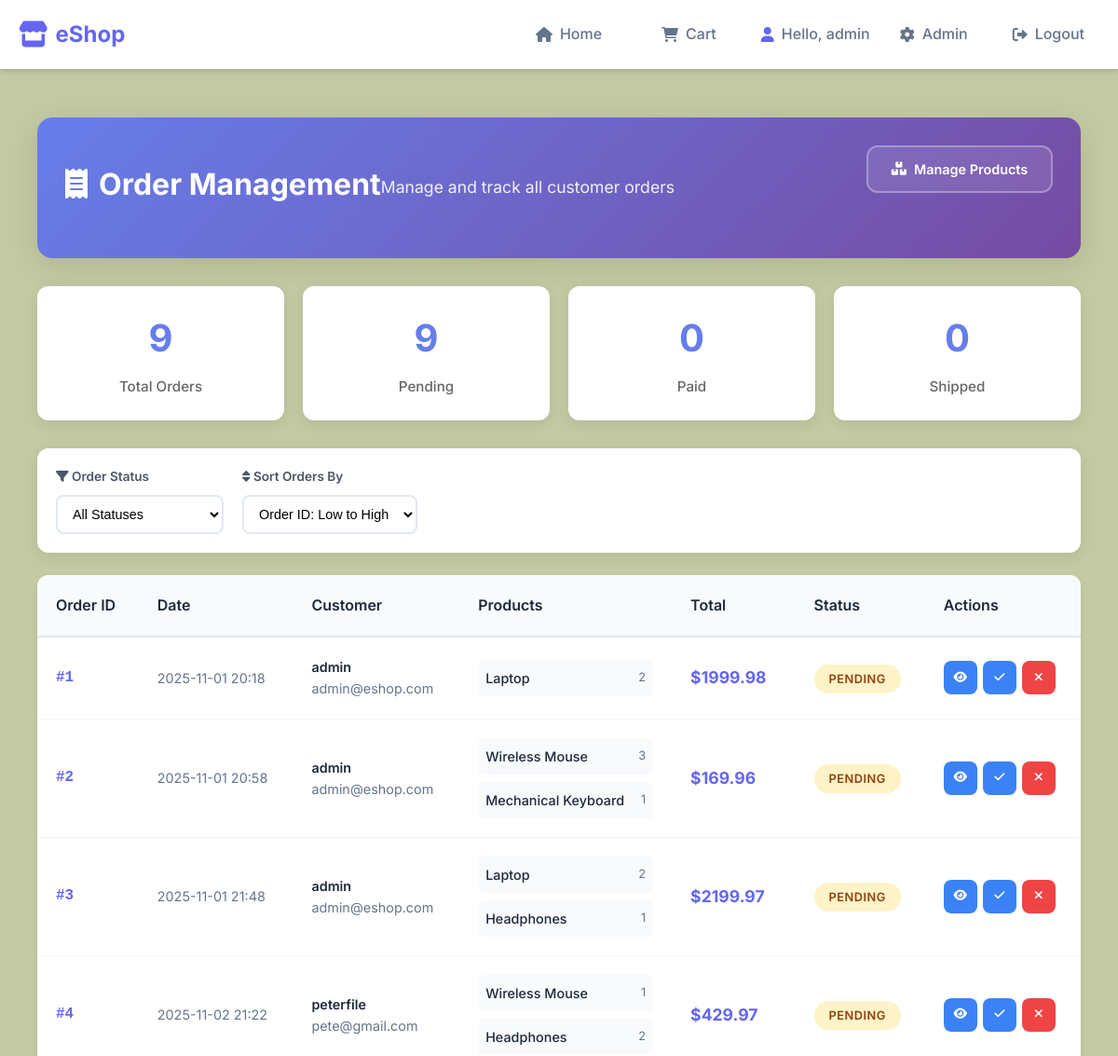
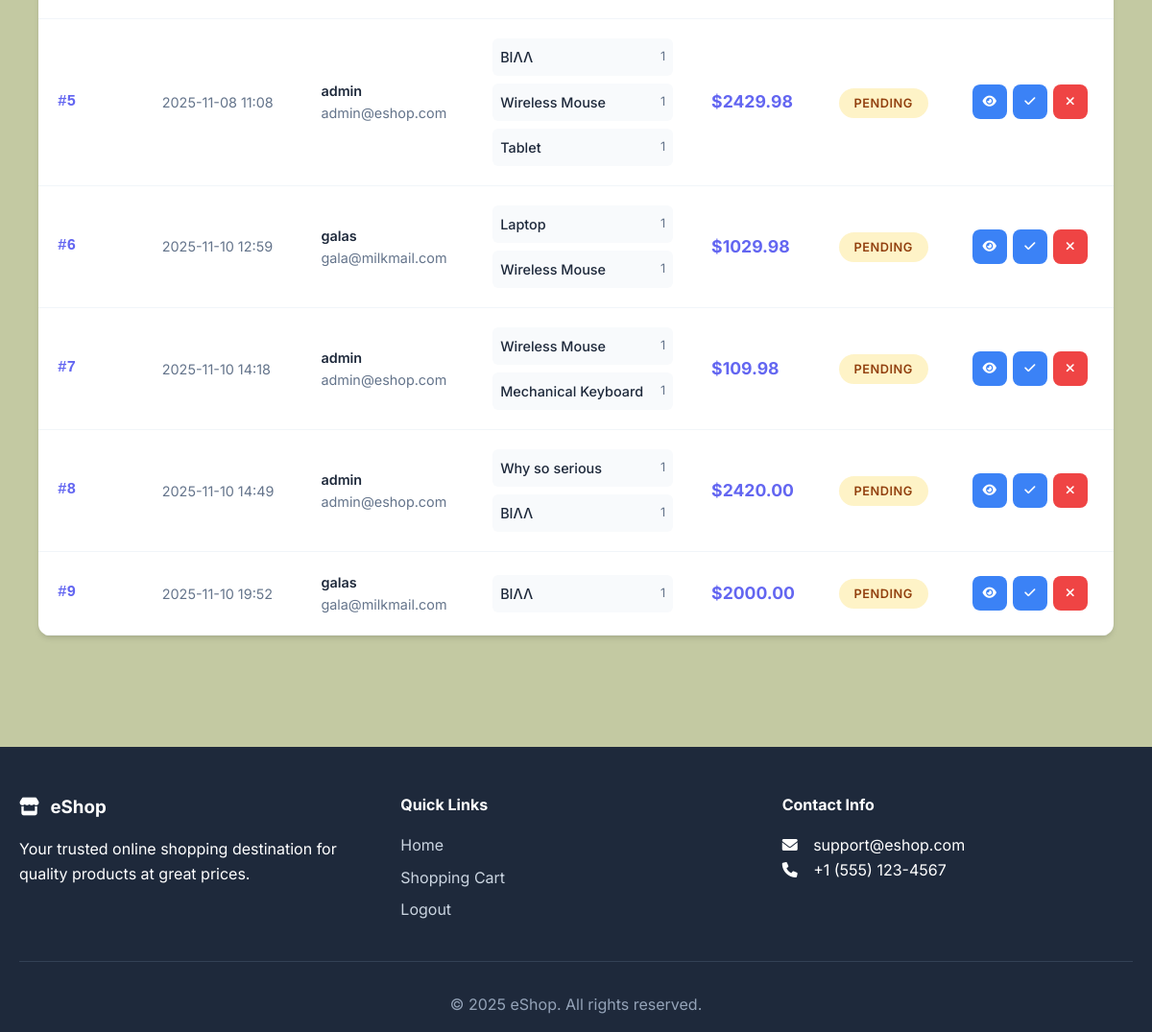
The page /orders (signed in) on the database as committed earlier (2 pictures, top to bottom).
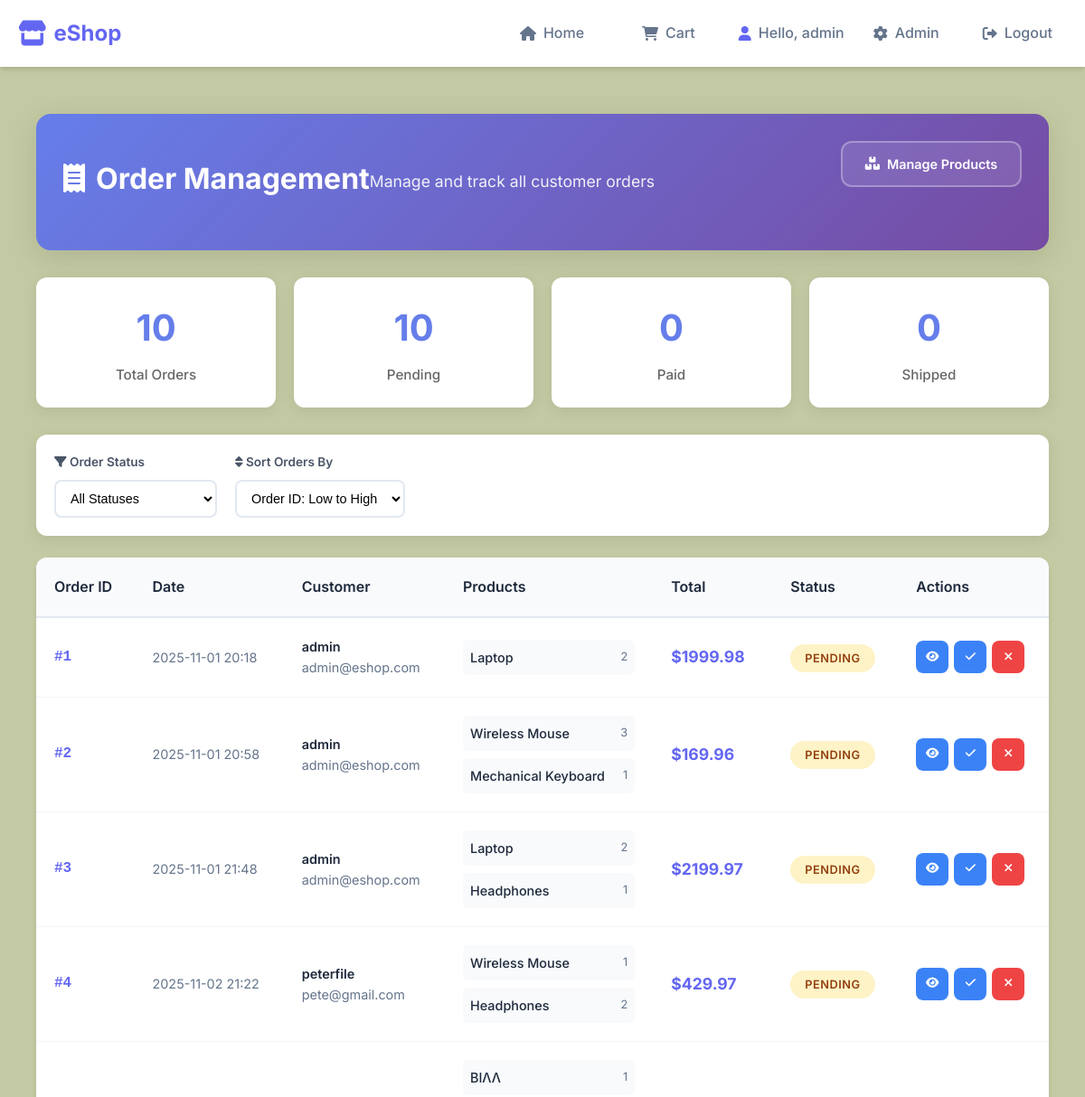
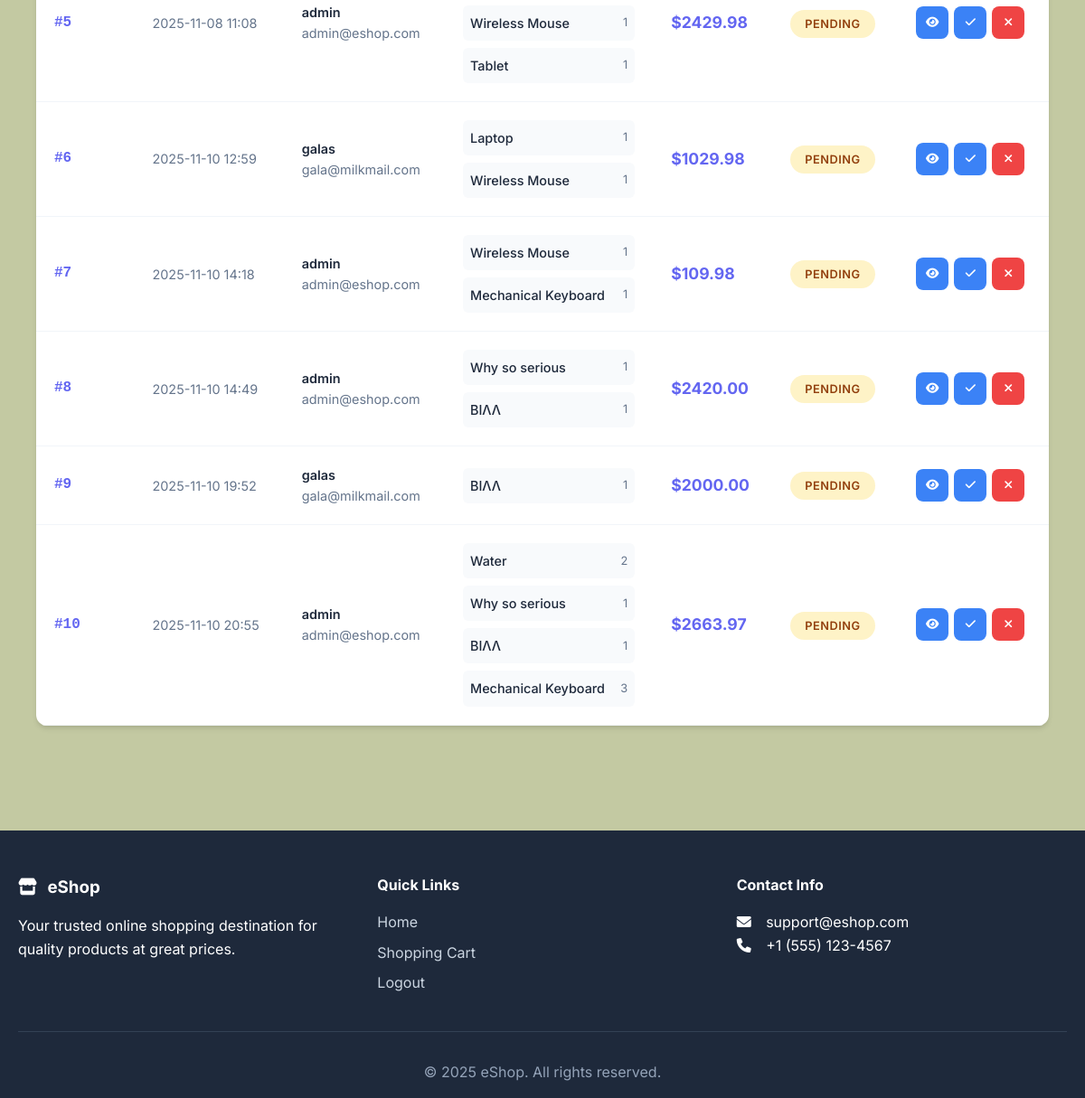
The same page on the database as committed later (2 pictures, top to bottom).
### tables this page shows
CREATE TABLE orders(
            order_id INTEGER PRIMARY KEY AUTOINCREMENT,
            user_id INTEGER NOT NULL,
            total DECIMAL(10, 2) NOT NULL,
            status TEXT CHECK(status IN ('pending','paid','shipped','cancelled')) DEFAULT 'pending',
            created_at TIMESTAMP DEFAULT CURRENT_TIMESTAMP,
            FOREIGN KEY(user_id) REFERENCES users(user_id)
        );

### app.py (the view, shortened to what this page needs)
@app.route('/orders')
@login_required
def user_orders():
    try:
        with get_cursor() as cur:
            if session['role'] == 'admin':
                cur.execute("""
                    SELECT o.*,
                           u.username,
                           u.email,
                           GROUP_CONCAT(p.name || ' (x' || oi.quantity || ')') as product_names
                    FROM orders o
                    JOIN users u ON o.user_id = u.user_id
                    JOIN order_items oi ON o.order_id = oi.order_id
                    JOIN products p ON oi.product_id = p.product_id
                    GROUP BY o.order_id
                    ORDER BY o.created_at DESC
                """)
                orders = cur.fetchall()
                return render_template('admin_orders.html', orders=orders)
    except Exception as e:
        flash(f"Error loading orders: {str(e)}", 'danger')
        if session.get('role') == 'admin':
            return render_template('admin_orders.html', orders=[])
        else:
            return render_template('user_orders.html', orders=[])

### app.py (called while the page is built)
@app.context_processor
def utility_processor():
    def get_image_url(image_url):
        if not image_url:
            return url_for('static', filename='images/placeholder.png')
        if image_url.startswith('uploads/'):
            return url_for('static', filename=image_url)
        return image_url
    return dict(get_image_url=get_image_url)

def get_db():
    db = getattr(g, '_database', None)
    if db is None:
        db = g._database = sqlite3.connect(DATABASE)
        db.row_factory = sqlite3.Row
    return db

@app.teardown_appcontext
def close_connection(exception):
    db = getattr(g, '_database', None)
    if db is not None:
        db.close()

@contextmanager
def get_cursor():
    db = get_db()
    cursor = db.cursor()
    try:
        yield cursor
        db.commit()
    except Exception as e:
        db.rollback()
        raise e
    finally:
        cursor.close()

def login_required(f):
    @wraps(f)
    def decorated_function(*args, **kwargs):
        if 'user_id' not in session:
            flash('Please log in to access this page', 'warning')
            return redirect(url_for('login', next=request.url))
        return f(*args, **kwargs)
    return decorated_function

### templates/admin_orders.html (shortened to what this page needs)
{% extends "base.html" %}
{% block content %}
<div class="admin-orders-container">
    <div class="admin-orders-header">
        <div class="header-content">
            <h1><i class="fas fa-receipt"></i> Order Management</h1>
            <p>Manage and track all customer orders</p>
        </div>
        <div class="header-actions">
            <a href="{{ url_for('admin_products') }}" class="btn btn-outline">
                <i class="fas fa-boxes"></i> Manage Products
            </a>
        </div>
    </div>
    <div class="orders-stats">
        <div class="order-stat">
            <div class="stat-number">{{ orders|length }}</div>
            <div class="stat-label">Total Orders</div>
        </div>
        <div class="order-stat">
            <div class="stat-number">{{ orders|selectattr('status', 'equalto', 'pending')|list|length }}</div>
            <div class="stat-label">Pending</div>
        </div>
        <div class="order-stat">
            <div class="stat-number">{{ orders|selectattr('status', 'equalto', 'paid')|list|length }}</div>
            <div class="stat-label">Paid</div>
        </div>
        <div class="order-stat">
            <div class="stat-number">{{ orders|selectattr('status', 'equalto', 'shipped')|list|length }}</div>
            <div class="stat-label">Shipped</div>
        </div>
    </div>
    {% if orders %}
        <div class="admin-filters">
            <div class="filter-section">
                <div class="filter-row">
                    <div class="filter-group">
                        <label for="orderStatusFilter"><i class="fas fa-filter"></i> Order Status</label>
                        <select id="orderStatusFilter" class="filter-select">
                            <option value="all">All Statuses</option>
                        </select>
                    </div>
                    <div class="filter-group">
                        <label for="orderSortBy"><i class="fas fa-sort"></i> Sort Orders By</label>
                        <select id="orderSortBy" class="filter-select">
                            <option value="id_asc">Order ID: Low to High</option>
                        </select>
                    </div>
                </div>
            </div>
        </div>
        <div class="orders-container">
            <table class="orders-table">
                <thead>
                    <tr>
                        <th>Order ID</th>
                        <th>Date</th>
                        <th>Customer</th>
                        <th>Products</th>
                        <th>Total</th>
                        <th>Status</th>
                        <th>Actions</th>
                    </tr>
                </thead>
                <tbody id="ordersTableBody">
                    {% for order in orders %}
                        <tr class="data-row"
                            data-status="{{ order.status }}"
                            data-id="{{ order.order_id }}">
                            <td class="order-id">#{{ order.order_id }}</td>
                            <td>
                                <div class="order-date">{{ order.created_at[:16] }}</div>
                            </td>
                            <td>
                                <div class="customer-info">
                                    <div class="customer-name">{{ order.username }}</div>
                                    <div>{{ order.email }}</div>
                                </div>
                            </td>
                            <td class="order-products">
                                <div class="order-product-list">
                                    {% if order.product_names %}
                                        {% for product_info in order.product_names.split(',') %}
                                            <div class="order-product-item">
                                                <span class="order-product-name">{{ product_info.split('(x')[0].strip() }}</span>
                                                <span class="order-product-quantity">{{ product_info.split('(x')[1].replace(')', '').strip() if '(x' in product_info else 'x1' }}</span>
                                            </div>
                                        {% endfor %}
                                    {% else %}
                                        <span>No products</span>
                                    {% endif %}
                                </div>
                            </td>
                            <td class="order-total">${{ "%.2f"|format(order.total) }}</td>
                            <td>
                                <span class="order-status status-{{ order.status }}">{{ order.status|title }}</span>
                            </td>
                            <td>
                                <div class="admin-actions">
                                    <button class="btn-action btn-edit" onclick="viewOrderDetails({{ order.order_id }})" title="View Order">
                                        <i class="fas fa-eye"></i>
                                    </button>
                                    {% if order.status == 'pending' %}
                                    <button class="btn-action btn-edit" onclick="updateOrderStatus({{ order.order_id }}, 'paid')" title="Mark as Paid">
                                        <i class="fas fa-check"></i>
                                    </button>
                                    {% elif order.status == 'paid' %}
                                    <button class="btn-action btn-edit" onclick="updateOrderStatus({{ order.order_id }}, 'shipped')" title="Mark as Shipped">
                                        <i class="fas fa-shipping-fast"></i>
                                    </button>
                                    {% endif %}
                                    {% if order.status != 'cancelled' %}
                                    <button class="btn-action btn-delete" onclick="updateOrderStatus({{ order.order_id }}, 'cancelled')" title="Cancel Order">
                                        <i class="fas fa-times"></i>
                                    </button>
                                    {% endif %}
                                </div>
                            </td>
                        </tr>
                    {% endfor %}
                </tbody>
            </table>
        </div>
    {% else %}
        <div class="empty-orders">
            <i class="fas fa-receipt"></i>
            <h3>No Orders Yet</h3>
            <p>Orders will appear here when customers make purchases</p>
        </div>
    {% endif %}
</div>
{% endblock %}

### templates/base.html (shortened to what this page needs)
<!DOCTYPE html>
<html lang="en">
<head>
    <link rel="stylesheet" href="{{ url_for('static', filename='css/style.css') }}">
    <link rel="stylesheet" href="https://cdnjs.cloudflare.com/ajax/libs/font-awesome/6.0.0/css/all.min.css">
</head>
<body>
    <header class="main-header">
        <div class="container">
            <div class="header-content">
                <div class="logo">
                    <a href="{{ url_for('home') }}">
                        <i class="fas fa-store"></i>
                        <span>eShop</span>
                    </a>
                </div>
                <nav class="main-nav">
                    <a href="{{ url_for('home') }}" class="nav-link">
                        <i class="fas fa-home"></i>
                        <span>Home</span>
                    </a>
                    <a href="{{ url_for('view_cart') }}" class="nav-link cart-link">
                        <i class="fas fa-shopping-cart"></i>
                        <span>Cart</span>
                    </a>
                    {% if 'user_id' in session %}
                    <div class="user-menu">
                        <span class="welcome-msg">
                            <i class="fas fa-user"></i>
                            Hello, {{ session['username'] }}
                        </span>
                        {% if session['role'] == 'admin' %}
                            <a href="{{ url_for('admin_products') }}" class="nav-link">
                                <i class="fas fa-cog"></i>
                                <span>Admin</span>
                            </a>
                        {% endif %}
                        <a href="{{ url_for('logout') }}" class="nav-link">
                            <i class="fas fa-sign-out-alt"></i>
                            <span>Logout</span>
                        </a>
                    </div>
                    {% endif %}
                </nav>
            </div>
        </div>
    </header>
    <main class="main-content">
        <div class="container">
            {% block content %}{% endblock %}
        </div>
    </main>
    <footer class="main-footer">
        <div class="container">
            <div class="footer-content">
                <div class="footer-section">
                    <h3><i class="fas fa-store"></i> eShop</h3>
                    <p>Your trusted online shopping destination for quality products at great prices.</p>
                </div>
                <div class="footer-section">
                    <h4>Quick Links</h4>
                    <a href="{{ url_for('home') }}">Home</a>
                    <a href="{{ url_for('view_cart') }}">Shopping Cart</a>
                    {% if session.user_id %}
                    <a href="{{ url_for('logout') }}">Logout</a>
                    {% else %}
                    <a href="{{ url_for('login') }}">Login</a>
                    <a href="{{ url_for('register') }}">Register</a>
                    {% endif %}
                </div>
                <div class="footer-section">
                    <h4>Contact Info</h4>
                    <p><i class="fas fa-envelope"></i> support@eshop.com</p>
                    <p><i class="fas fa-phone"></i> +1 (555) 123-4567</p>
                </div>
            </div>
            <div class="footer-bottom">
                <p>&copy; 2025 eShop. All rights reserved.</p>
            </div>
        </div>
    </footer>
</body>
</html>

### static/css/style.css (style rules this page uses)
:root { --primary-color: #6366f1; --primary-dark: #4f46e5; --secondary-color: #679e0f; --accent-color: #10b981; --text-dark: #1e293b; --text-light: #64748b; --border-color: #000408; --shadow: 0 4px 6px -1px rgba(0, 0, 0, 0.1), 0 2px 4px -1px rgba(0, 0, 0, 0.06); --shadow-lg: 0 10px 15px -3px rgba(0, 0, 0, 0.1), 0 4px 6px -2px rgba(0, 0, 0, 0.05); --radius: 12px; --transition: all 0.3s ease; }
* { margin: 0; padding: 0; box-sizing: border-box; }
body { font-family: 'Inter', -apple-system, BlinkMacSystemFont, sans-serif; line-height: 1.6; color: var(--text-dark); background-color: #c3c9a2; }
.container { max-width: 1200px; margin: 0 auto; padding: 0 20px; }
.main-header { background: white; box-shadow: var(--shadow); position: sticky; top: 0; z-index: 1000; }
.header-content { display: flex; justify-content: space-between; align-items: center; padding: 1rem 0; }
.logo a { display: flex; align-items: center; text-decoration: none; font-size: 1.5rem; font-weight: 700; color: var(--primary-color); }
.logo i { margin-right: 0.5rem; font-size: 1.75rem; }
.main-nav { display: flex; align-items: center; gap: 2rem; }
.nav-link { display: flex; align-items: center; text-decoration: none; color: var(--text-light); font-weight: 500; padding: 0.5rem 1rem; border-radius: var(--radius); transition: var(--transition); position: relative; }
.nav-link i { margin-right: 0.5rem; }
.cart-link { position: relative; }
.user-menu, .auth-links { display: flex; align-items: center; gap: 1rem; }
.welcome-msg { display: flex; align-items: center; color: var(--text-light); font-weight: 500; }
.welcome-msg i { margin-right: 0.5rem; color: var(--primary-color); }
.main-content { min-height: calc(100vh - 200px); padding: 2rem 0; }
.btn { display: inline-flex; align-items: center; justify-content: center; padding: 0.75rem 1.5rem; border: none; border-radius: var(--radius); font-weight: 600; text-decoration: none; cursor: pointer; transition: var(--transition); font-size: 0.9rem; gap: 0.5rem; }
.btn i { font-size: 0.9rem; }
.btn-outline { background: transparent; border: 2px solid var(--border-color); color: var(--text-dark); }
.main-footer { background: var(--text-dark); color: white; padding: 3rem 0 1rem; margin-top: 4rem; }
.footer-content { display: grid; grid-template-columns: repeat(auto-fit, minmax(250px, 1fr)); gap: 2rem; margin-bottom: 2rem; }
.footer-section h3, .footer-section h4 { margin-bottom: 1rem; color: white; }
.footer-section a { color: #cbd5e1; text-decoration: none; display: block; margin-bottom: 0.5rem; transition: var(--transition); }
.footer-section i { margin-right: 0.5rem; width: 20px; }
.footer-bottom { text-align: center; padding-top: 2rem; border-top: 1px solid #334155; color: #94a3b8; }
.nav-link, .btn, .product-card { transition: var(--transition); }

Rows that differ between the two databases and show on the page:
added orders: order_id "10", created_at "2025-11-10 20:55", username "admin", email "admin@eshop.com", split "Water" "Why so serious" "ΒΙΛΛ" "Mechanical Keyboard", split "2" "1" "1" "3", total "2663.97", status "PENDING"
Other text that changed with them:
{{ orders|length }}: "9" → "10"
{{ orders|selectattr('status', 'equalto', 'pending')|list|length }}: "9" → "10"
